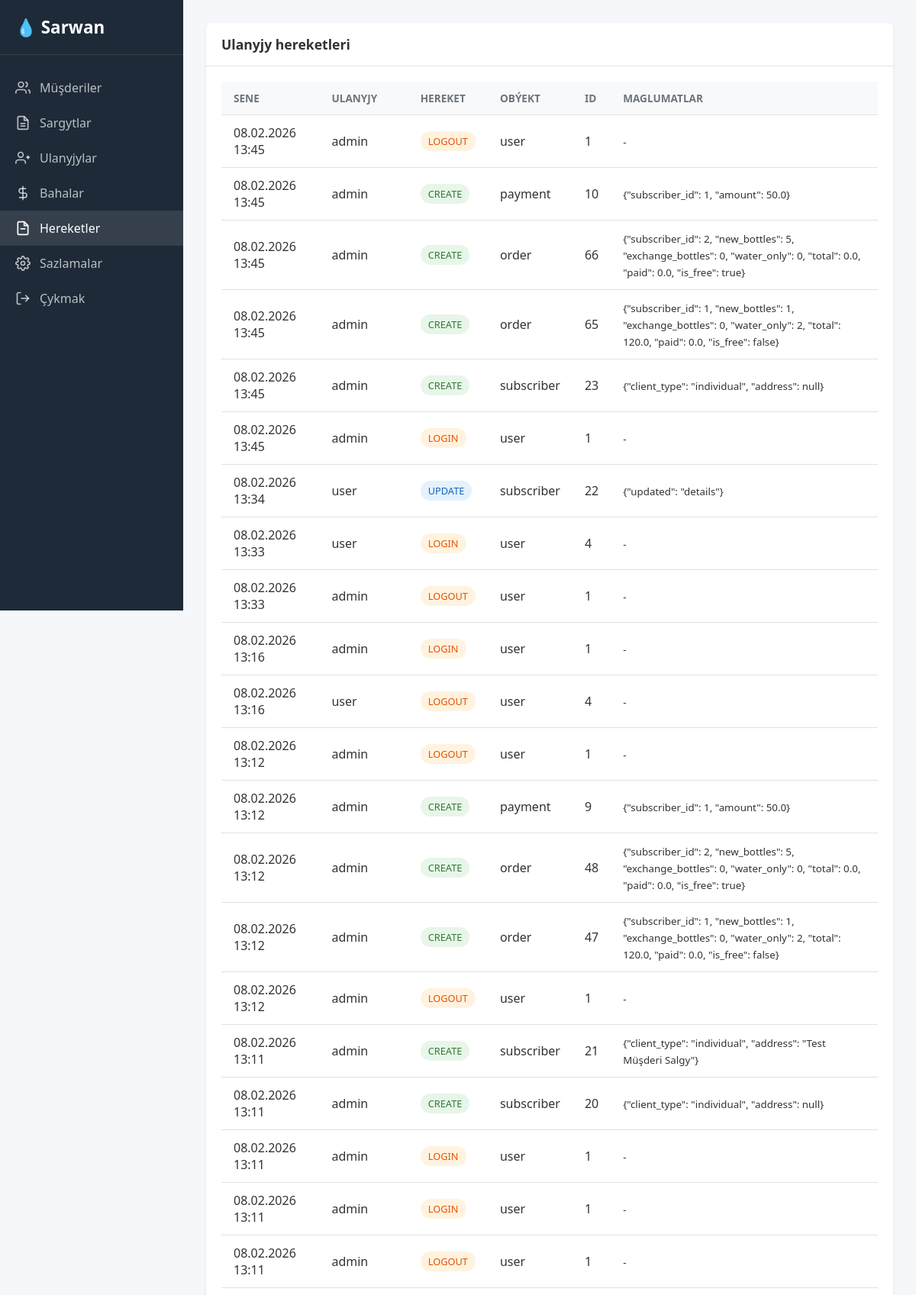
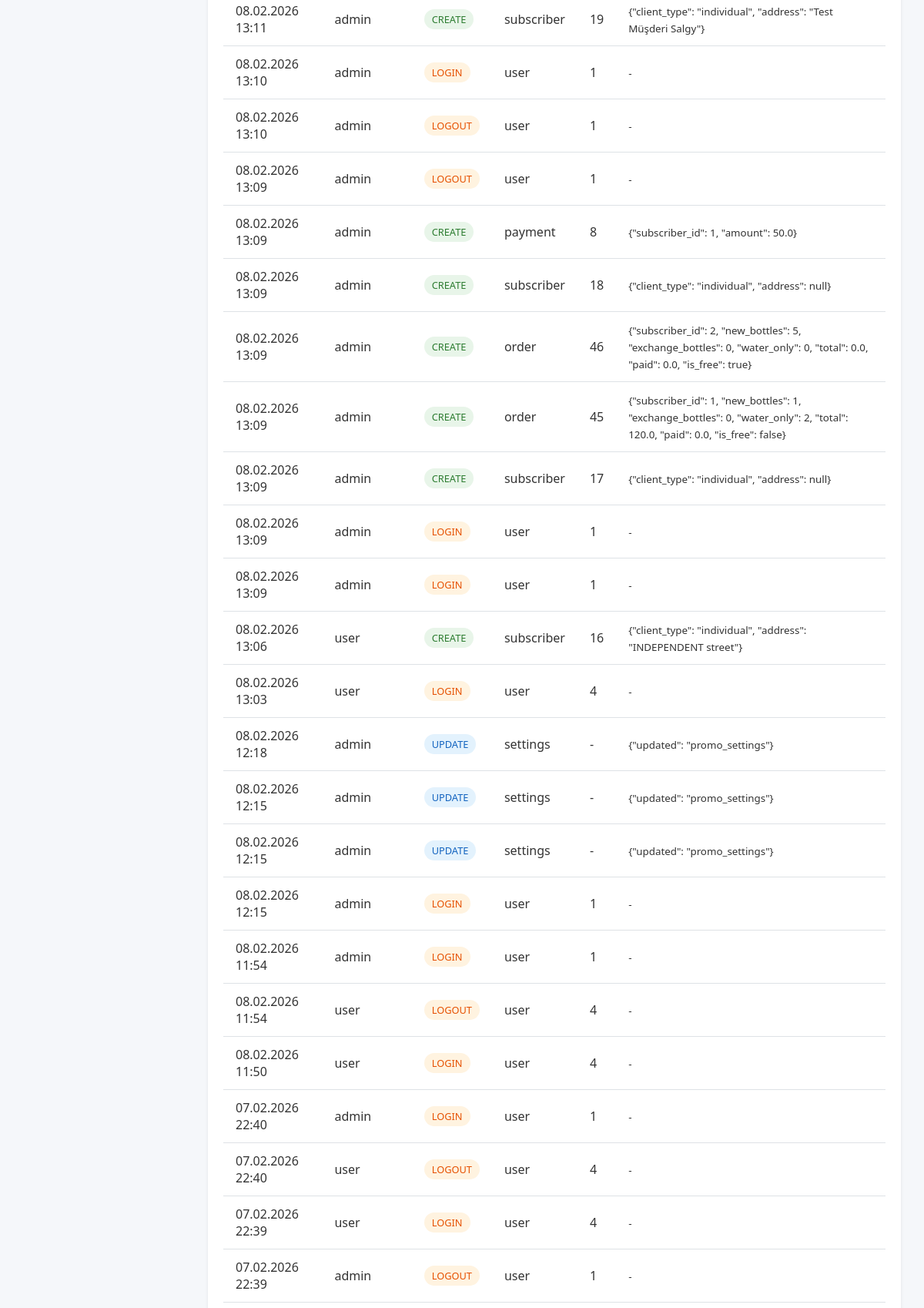
The page /admin/logs (signed in, upper part) on the database its author committed (2 pictures, top to bottom).
### app/models.py (models this page shows, shortened)
class ActionLog(db.Model):
    __tablename__ = 'action_logs'
    id = db.Column(db.Integer, primary_key=True)
    user_id = db.Column(db.Integer, db.ForeignKey('users.id'), nullable=False)
    action = db.Column(db.String(64), nullable=False)
    entity = db.Column(db.String(64))
    entity_id = db.Column(db.Integer)
    details = db.Column(db.Text)
    created_at = db.Column(db.DateTime, default=datetime.now)

class User(UserMixin, db.Model):
    __tablename__ = 'users'
    id = db.Column(db.Integer, primary_key=True)
    username = db.Column(db.String(64), unique=True, nullable=False)
    password_hash = db.Column(db.String(256), nullable=False)
    role = db.Column(db.String(20), default='user')  # admin or user
    created_at = db.Column(db.DateTime, default=datetime.now)
    logs = db.relationship('ActionLog', backref='user', lazy='dynamic')
    orders = db.relationship('Order', backref='created_by', lazy='dynamic')

### app/routes/admin.py (the view)
@admin_bp.route('/logs')
@login_required
@admin_required
def logs():
    page = request.args.get('page', 1, type=int)
    logs = ActionLog.query.order_by(ActionLog.created_at.desc()).paginate(page=page, per_page=50)
    return render_template('admin/logs.html', logs=logs)

### app/models.py (called while the page is built)
@login_manager.user_loader
def load_user(id):
    return User.query.get(int(id))

### app/routes/admin.py (called while the page is built)
def admin_required(f):
    @wraps(f)
    def decorated_function(*args, **kwargs):
        if not current_user.is_authenticated or current_user.role != 'admin':
            flash('Diňe dolandyryjy üçin', 'error')
            return redirect(url_for('main.index'))
        return f(*args, **kwargs)
    return decorated_function

### templates/admin/logs.html (shortened to what this page needs)
{% extends "base.html" %}
{% block content %}
<div class="card">
    <div class="card-header">
        <h3>Ulanyjy hereketleri</h3>
    </div>
    <div class="card-body">
        <div class="table-container">
            <table>
                <thead>
                    <tr>
                        <th>Sene</th>
                        <th>Ulanyjy</th>
                        <th>Hereket</th>
                        <th>Obýekt</th>
                        <th>ID</th>
                        <th>Maglumatlar</th>
                    </tr>
                </thead>
                <tbody>
                    {% for log in logs.items %}
                    <tr>
                        <td>{{ log.created_at.strftime('%d.%m.%Y %H:%M') }}</td>
                        <td>{{ log.user.username }}</td>
                        <td>
                            <span class="badge
                                {% if log.action == 'CREATE' %}badge-paid
                                {% elif log.action == 'UPDATE' %}badge-legal
                                {% elif log.action == 'DELETE' %}badge-debt
                                {% else %}badge-individual{% endif %}">
                                {{ log.action }}
                            </span>
                        </td>
                        <td>{{ log.entity or '-' }}</td>
                        <td>{{ log.entity_id or '-' }}</td>
                        <td><small>{{ log.details or '-' }}</small></td>
                    </tr>
                    {% else %}
                    <tr>
                        <td colspan="6" class="text-center">Hereket tapylmady</td>
                    </tr>
                    {% endfor %}
                </tbody>
            </table>
        </div>
    </div>
</div>
{% endblock %}

### static/css/style.css (style rules this page uses)
:root { --primary: #0066cc; --primary-dark: #004d99; --success: #28a745; --danger: #dc3545; --warning: #ffc107; --bg: #f5f7fa; --sidebar-bg: #1e2a38; --card-bg: #ffffff; --text: #333333; --text-light: #6c757d; --border: #dee2e6; }
* { margin: 0; padding: 0; box-sizing: border-box; }
body { font-family: 'Segoe UI', Tahoma, Geneva, Verdana, sans-serif; background: var(--bg); color: var(--text); min-height: 100vh; }
.card { background: var(--card-bg); border-radius: 8px; box-shadow: 0 2px 4px rgba(0, 0, 0, 0.08); margin-bottom: 20px; }
.card-header { padding: 16px 20px; border-bottom: 1px solid var(--border); display: flex; justify-content: space-between; align-items: center; }
.card-header h3 { font-size: 1.1rem; font-weight: 600; }
.card-body { padding: 20px; }
.table-container { overflow-x: auto; }
table { width: 100%; border-collapse: collapse; }
th, td { padding: 12px 16px; text-align: left; border-bottom: 1px solid var(--border); }
th { background: #f8f9fa; font-weight: 600; font-size: 0.85rem; text-transform: uppercase; color: var(--text-light); }
.badge { display: inline-block; padding: 4px 10px; border-radius: 20px; font-size: 0.8rem; font-weight: 500; }
.badge-legal { background: #e3f2fd; color: #1565c0; }
.badge-individual { background: #fff3e0; color: #e65100; }
.badge-paid { background: #e8f5e9; color: #2e7d32; }

### rows shown on the page
ActionLog: created_at "08.02.2026 13:45", user.username "admin", action "LOGOUT", entity "user", entity "1", details "-"
ActionLog: created_at "08.02.2026 13:45", user.username "admin", action "CREATE", entity "payment", entity "10", details "{\"subscriber_id\": 1, \"amount\": 50.0}"
ActionLog: created_at "08.02.2026 13:45", user.username "admin", action "CREATE", entity "order", entity "66", details "{\"subscriber_id\": 2, \"new_bottles\": 5, \"exchange_bottles\": 0, \"water_only\": 0, \"total\": 0.0, \"paid\": 0.0, \"is_free\": true}"
ActionLog: created_at "08.02.2026 13:45", user.username "admin", action "CREATE", entity "order", entity "65", details "{\"subscriber_id\": 1, \"new_bottles\": 1, \"exchange_bottles\": 0, \"water_only\": 2, \"total\": 120.0, \"paid\": 0.0, \"is_free\": false}"
ActionLog: created_at "08.02.2026 13:45", user.username "admin", action "CREATE", entity "subscriber", entity "23", details "{\"client_type\": \"individual\", \"address\": null}"
ActionLog: created_at "08.02.2026 13:45", user.username "admin", action "LOGIN", entity "user", entity "1", details "-"
ActionLog: created_at "08.02.2026 13:34", user.username "user", action "UPDATE", entity "subscriber", entity "22", details "{\"updated\": \"details\"}"
ActionLog: created_at "08.02.2026 13:33", user.username "user", action "LOGIN", entity "user", entity "4", details "-"
ActionLog: created_at "08.02.2026 13:33", user.username "admin", action "LOGOUT", entity "user", entity "1", details "-"
ActionLog: created_at "08.02.2026 13:16", user.username "admin", action "LOGIN", entity "user", entity "1", details "-"
ActionLog: created_at "08.02.2026 13:16", user.username "user", action "LOGOUT", entity "user", entity "4", details "-"
ActionLog: created_at "08.02.2026 13:12", user.username "admin", action "LOGOUT", entity "user", entity "1", details "-"
ActionLog: created_at "08.02.2026 13:12", user.username "admin", action "CREATE", entity "payment", entity "9", details "{\"subscriber_id\": 1, \"amount\": 50.0}"
ActionLog: created_at "08.02.2026 13:12", user.username "admin", action "CREATE", entity "order", entity "48", details "{\"subscriber_id\": 2, \"new_bottles\": 5, \"exchange_bottles\": 0, \"water_only\": 0, \"total\": 0.0, \"paid\": 0.0, \"is_free\": true}"
ActionLog: created_at "08.02.2026 13:12", user.username "admin", action "CREATE", entity "order", entity "47", details "{\"subscriber_id\": 1, \"new_bottles\": 1, \"exchange_bottles\": 0, \"water_only\": 2, \"total\": 120.0, \"paid\": 0.0, \"is_free\": false}"
ActionLog: created_at "08.02.2026 13:12", user.username "admin", action "LOGOUT", entity "user", entity "1", details "-"
ActionLog: created_at "08.02.2026 13:11", user.username "admin", action "CREATE", entity "subscriber", entity "21", details "{\"client_type\": \"individual\", \"address\": \"Test Müşderi Salgy\"}"
ActionLog: created_at "08.02.2026 13:11", user.username "admin", action "CREATE", entity "subscriber", entity "20", details "{\"client_type\": \"individual\", \"address\": null}"
ActionLog: created_at "08.02.2026 13:11", user.username "admin", action "LOGIN", entity "user", entity "1", details "-"
ActionLog: created_at "08.02.2026 13:11", user.username "admin", action "LOGIN", entity "user", entity "1", details "-"
ActionLog: created_at "08.02.2026 13:11", user.username "admin", action "LOGOUT", entity "user", entity "1", details "-"
ActionLog: created_at "08.02.2026 13:11", user.username "admin", action "CREATE", entity "subscriber", entity "19", details "{\"client_type\": \"individual\", \"address\": \"Test Müşderi Salgy\"}"
ActionLog: created_at "08.02.2026 13:10", user.username "admin", action "LOGIN", entity "user", entity "1", details "-"
ActionLog: created_at "08.02.2026 13:10", user.username "admin", action "LOGOUT", entity "user", entity "1", details "-"
ActionLog: created_at "08.02.2026 13:09", user.username "admin", action "LOGOUT", entity "user", entity "1", details "-"
ActionLog: created_at "08.02.2026 13:09", user.username "admin", action "CREATE", entity "payment", entity "8", details "{\"subscriber_id\": 1, \"amount\": 50.0}"
ActionLog: created_at "08.02.2026 13:09", user.username "admin", action "CREATE", entity "subscriber", entity "18", details "{\"client_type\": \"individual\", \"address\": null}"
ActionLog: created_at "08.02.2026 13:09", user.username "admin", action "CREATE", entity "order", entity "46", details "{\"subscriber_id\": 2, \"new_bottles\": 5, \"exchange_bottles\": 0, \"water_only\": 0, \"total\": 0.0, \"paid\": 0.0, \"is_free\": true}"
ActionLog: created_at "08.02.2026 13:09", user.username "admin", action "CREATE", entity "order", entity "45", details "{\"subscriber_id\": 1, \"new_bottles\": 1, \"exchange_bottles\": 0, \"water_only\": 2, \"total\": 120.0, \"paid\": 0.0, \"is_free\": false}"
ActionLog: created_at "08.02.2026 13:09", user.username "admin", action "CREATE", entity "subscriber", entity "17", details "{\"client_type\": \"individual\", \"address\": null}"
ActionLog: created_at "08.02.2026 13:09", user.username "admin", action "LOGIN", entity "user", entity "1", details "-"
ActionLog: created_at "08.02.2026 13:09", user.username "admin", action "LOGIN", entity "user", entity "1", details "-"
ActionLog: created_at "08.02.2026 13:06", user.username "user", action "CREATE", entity "subscriber", entity "16", details "{\"client_type\": \"individual\", \"address\": \"INDEPENDENT street\"}"
ActionLog: created_at "08.02.2026 13:03", user.username "user", action "LOGIN", entity "user", entity "4", details "-"
ActionLog: created_at "08.02.2026 12:18", user.username "admin", action "UPDATE", entity "settings", entity_id "-", details "{\"updated\": \"promo_settings\"}"
ActionLog: created_at "08.02.2026 12:15", user.username "admin", action "UPDATE", entity "settings", entity_id "-", details "{\"updated\": \"promo_settings\"}"
ActionLog: created_at "08.02.2026 12:15", user.username "admin", action "UPDATE", entity "settings", entity_id "-", details "{\"updated\": \"promo_settings\"}"
ActionLog: created_at "08.02.2026 12:15", user.username "admin", action "LOGIN", entity "user", entity "1", details "-"
ActionLog: created_at "08.02.2026 11:54", user.username "admin", action "LOGIN", entity "user", entity "1", details "-"
ActionLog: created_at "08.02.2026 11:54", user.username "user", action "LOGOUT", entity "user", entity "4", details "-"
ActionLog: created_at "08.02.2026 11:50", user.username "user", action "LOGIN", entity "user", entity "4", details "-"
ActionLog: created_at "07.02.2026 22:40", user.username "admin", action "LOGIN", entity "user", entity "1", details "-"
ActionLog: created_at "07.02.2026 22:40", user.username "user", action "LOGOUT", entity "user", entity "4", details "-"
ActionLog: created_at "07.02.2026 22:39", user.username "user", action "LOGIN", entity "user", entity "4", details "-"
ActionLog: created_at "07.02.2026 22:39", user.username "admin", action "LOGOUT", entity "user", entity "1", details "-"
